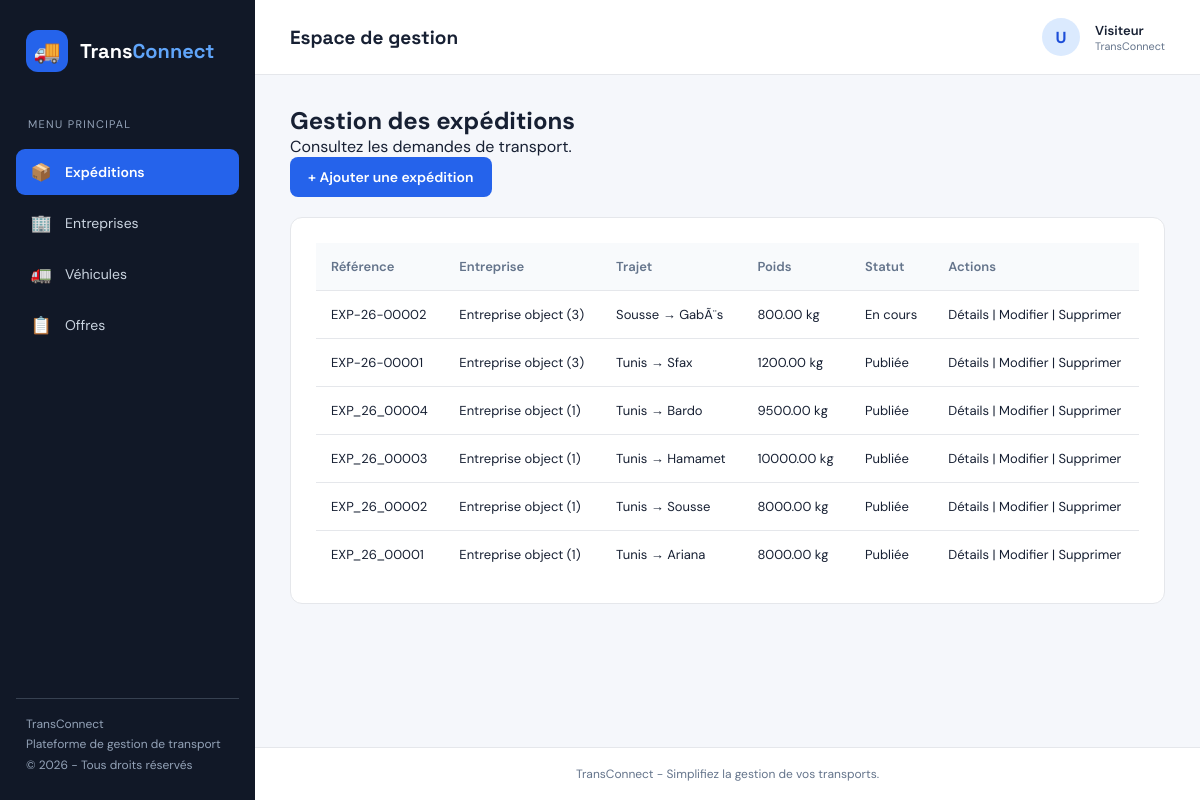
Screenshot of /expeditions/list/ with the database file from the repository.
### ExpeditionsApp/models.py (models this page shows, shortened)
class Expedition(models.Model):
    STATUT_CHOICES = [
        ('publiee', 'Publiée'),
        ('attribuee', 'Attribuée'),
        ('en_cours', 'En cours'),
        ('livree', 'Livrée'),
        ('annulee', 'Annulée'),
    ]
    reference = models.CharField(max_length=12, unique=True, editable=False)
    ville_depart = models.CharField(max_length=100)
    ville_arrivee = models.CharField(max_length=100)
    poids_kg = models.DecimalField(max_digits=10, decimal_places=2, validators=[MinValueValidator(Decimal('0.01'), message="Le poids doit etre superieur a 0.")])
    date_souhaitee = models.DateField()
    description = models.TextField(blank=True)
    statut = models.CharField(max_length=20, choices=STATUT_CHOICES, default='publiee')
    entreprise = models.ForeignKey('EntreprisesApp.Entreprise', on_delete=models.CASCADE, related_name='expeditions' )
    created_at = models.DateTimeField(auto_now_add=True)
    updated_at = models.DateTimeField(auto_now=True)

### EntreprisesApp/models.py (models this page shows)
class Entreprise(models.Model):
    raison_sociale = models.CharField(max_length=200, null=False, blank=False)
    matricule_fiscal = models.CharField(max_length=17, null=False, blank=False, unique=True, validators=[matricule_fiscal_validator])
    adresse = models.TextField(validators=[MinLengthValidator(20, "Ladresse doit contenir au moins 20 caracteres")])
    type_entreprise = models.CharField(max_length=100, choices=[('chargeur', 'Chargeur'), ('transporteur', 'Transporteur')])
    created_at = models.DateTimeField(auto_now_add=True)
    updated_at = models.DateTimeField(auto_now=True)
    gerant = models.OneToOneField(Utilisateur, on_delete=models.CASCADE, related_name='entreprise')

### ExpeditionsApp/views.py (the view)
# urls.py: path('list/', listExpeditions, name='list_expeditions'),
def listExpeditions(request):
    expeditions = Expedition.objects.all()
    expeditions = (Expedition.objects
                   .select_related('entreprise')
                   .order_by('-created_at'))
    return render(request, 'expedition/liste.html', {'expeditions': expeditions})

### templates/expedition/liste.html (shortened to what this page needs)
{% extends 'base.html' %}
{% block content %}
<div class="form-page">
    <h1>Gestion des expéditions</h1>
    <p>Consultez les demandes de transport.</p>
    <a href="{% url 'expedition:create_expedition' %}" class="btn-primary">
        + Ajouter une expédition
    </a>
    <div class="form-card">
        <table>
            <thead>
                <tr>
                    <th>Référence</th>
                    <th>Entreprise</th>
                    <th>Trajet</th>
                    <th>Poids</th>
                    <th>Statut</th>
                    <th>Actions</th>
                </tr>
            </thead>
            <tbody>
                {% for expedition in expeditions %}
                <tr>
                    <td>{{ expedition.reference }}</td>
                    <td>{{ expedition.entreprise }}</td>
                    <td>{{ expedition.ville_depart }} → {{ expedition.ville_arrivee }}</td>
                    <td>{{ expedition.poids_kg }} kg</td>
                    <td>{{ expedition.get_statut_display }}</td>
                    <td>
                        <a href="{% url 'expedition:detail' expedition.pk %}">Détails</a>
                        |
                        <a href="{% url 'expedition:update_expedition' expedition.pk %}">Modifier</a>
                        |
                        <a href="{% url 'expedition:supprimer_expedition' expedition.pk %}">Supprimer</a>
                    </td>
                </tr>
                {% empty %}
                <tr>
                    <td colspan="6">Aucune expédition enregistrée.</td>
                </tr>
                {% endfor %}
            </tbody>
        </table>
    </div>
</div>
{% endblock %}

### templates/base.html (style rules this page uses)
:root { --route: #2563eb; --route-dark: #1d4ed8; --background: #f5f7fb; --card: #ffffff; --line: #e5e7eb; --text: #172033; --muted: #64748b; --sidebar: #111827; --sidebar-text: #cbd5e1; --success: #15803d; --danger: #dc2626; --warning: #d97706; }
* { margin: 0; padding: 0; box-sizing: border-box; }
body { font-family: 'DM Sans', sans-serif; background: var(--background); color: var(--text); min-height: 100vh; }
a { text-decoration: none; color: inherit; }
table { width: 100%; border-collapse: collapse; }
th, td { padding: 15px; text-align: left; border-bottom: 1px solid var(--line); font-size: 13px; }
th { background: #f8fafc; color: var(--muted); font-weight: 600; }
tr:last-child td { border-bottom: none; }
.btn-primary { display: inline-block; background: var(--route); color: white; border: none; padding: 11px 18px; border-radius: 8px; font-family: inherit; font-size: 14px; font-weight: 600; cursor: pointer; transition: .2s; }
.form-page { max-width: 1100px; margin: 0 auto; }
.form-card { background: white; border: 1px solid var(--line); border-radius: 12px; padding: 25px; margin-top: 20px; }

### rows the page displays
Expedition: reference "EXP-26-00002", entreprise "Entreprise object (3)", ville_depart "Sousse", ville_arrivee "GabÃ¨s", poids_kg "800.00", statut "En cours"
Expedition: reference "EXP-26-00001", entreprise "Entreprise object (3)", ville_depart "Tunis", ville_arrivee "Sfax", poids_kg "1200.00", statut "Publiée"
Expedition: reference "EXP_26_00004", entreprise "Entreprise object (1)", ville_depart "Tunis", ville_arrivee "Bardo", poids_kg "9500.00", statut "Publiée"
Expedition: reference "EXP_26_00003", entreprise "Entreprise object (1)", ville_depart "Tunis", ville_arrivee "Hamamet", poids_kg "10000.00", statut "Publiée"
Expedition: reference "EXP_26_00002", entreprise "Entreprise object (1)", ville_depart "Tunis", ville_arrivee "Sousse", poids_kg "8000.00", statut "Publiée"
Expedition: reference "EXP_26_00001", entreprise "Entreprise object (1)", ville_depart "Tunis", ville_arrivee "Ariana", poids_kg "8000.00", statut "Publiée"
